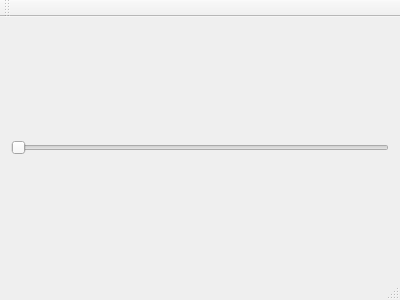
<?xml version="1.0" encoding="UTF-8"?>
<ui version="4.0">
 <class>MainWindow</class>
 <widget class="QMainWindow" name="MainWindow">
  <property name="geometry">
   <rect>
    <x>0</x>
    <y>0</y>
    <width>400</width>
    <height>300</height>
   </rect>
  </property>
  <property name="windowTitle">
   <string>MainWindow</string>
  </property>
  <widget class="QWidget" name="centralWidget">
   <layout class="QGridLayout" name="gridLayout">
    <item row="0" column="0">
     <layout class="QVBoxLayout" name="verticalLayout"/>
    </item>
    <item row="1" column="0">
     <widget class="QSlider" name="horizontalSlider">
      <property name="maximum">
       <number>360</number>
      </property>
      <property name="orientation">
       <enum>Qt::Horizontal</enum>
      </property>
     </widget>
    </item>
   </layout>
  </widget>
  <widget class="QMenuBar" name="menuBar">
   <property name="geometry">
    <rect>
     <x>0</x>
     <y>0</y>
     <width>400</width>
     <height>20</height>
    </rect>
   </property>
  </widget>
  <widget class="QToolBar" name="mainToolBar">
   <attribute name="toolBarArea">
    <enum>TopToolBarArea</enum>
   </attribute>
   <attribute name="toolBarBreak">
    <bool>false</bool>
   </attribute>
  </widget>
  <widget class="QStatusBar" name="statusBar"/>
 </widget>
 <layoutdefault spacing="6" margin="11"/>
 <resources/>
 <connections/>
</ui>
